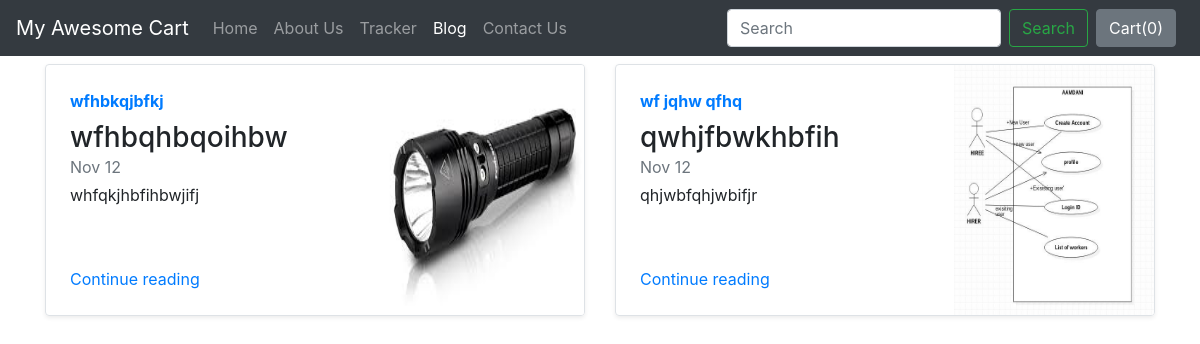
Screenshot of /blog/ with the database file from the repository.
### blog/models.py (models this page shows)
class Blogpost(models.Model):
    post_id = models.AutoField(primary_key=True)
    title = models.CharField(max_length=50)
    head0 = models.CharField(max_length=500, default="")
    chead0 = models.CharField(max_length=5000, default="")
    head1 = models.CharField(max_length=500, default="")
    chead1 = models.CharField(max_length=5000, default="")
    head2 = models.CharField(max_length=500, default="")
    chead2 = models.CharField(max_length=5000, default="")
    pub_date = models.DateField()
    thumbnail = models.ImageField(upload_to='shop/images', default="")
    def __str__(self):
        return self.title

### blog/views.py (the view)
# urls.py: path("", views.index, name="blogHome"),
def index(request):
    myposts = Blogpost.objects.all()
    print(myposts)
    return render(request, 'blog/index.html', {'myposts': myposts})

### blog/templates/blog/index.html
{% extends 'blog/basic.html' %}
{% block body %}
<div class="container">
<div class="row my-2">
    {% for item in myposts %}
        <div class="col-md-6">
            <div
                class="row no-gutters border rounded overflow-hidden flex-md-row mb-4 shadow-sm h-md-250 position-relative">
                <div class="col p-4 d-flex flex-column position-static">
                    <strong class="d-inline-block mb-2 text-primary">{{item.head0}}</strong>
                    <h3 class="mb-0">{{item.title}}</h3>
                    <div class="mb-1 text-muted">Nov 12</div>
                    <p class="card-text mb-auto">{{item.head1}}</p>
                    <a href="blogpost/{{item.post_id}}" class="stretched-link">Continue reading</a>
                </div>
                <div class="col-auto d-none d-lg-block">
                    <img src="/media/{{item.thumbnail}}" class="bd-placeholder-img" width="200" height="250"
                        aria-label="Placeholder: Thumbnail"/>
                </div>
            </div>
        </div>
{% if forloop.counter|divisibleby:2 %}
    </div><div class="row my-2">
    {% endif %}
    {% endfor %}
</div>
{% endblock %}

### rows the page displays
Blogpost: head0 "wfhbkqjbfkj", title "wfhbqhbqoihbw", head1 "whfqkjhbfihbwjifj", thumbnail (picture)
Blogpost: head0 "wf jqhw qfhq", title "qwhjfbwkhbfih", head1 "qhjwbfqhjwbifjr", thumbnail (picture)
